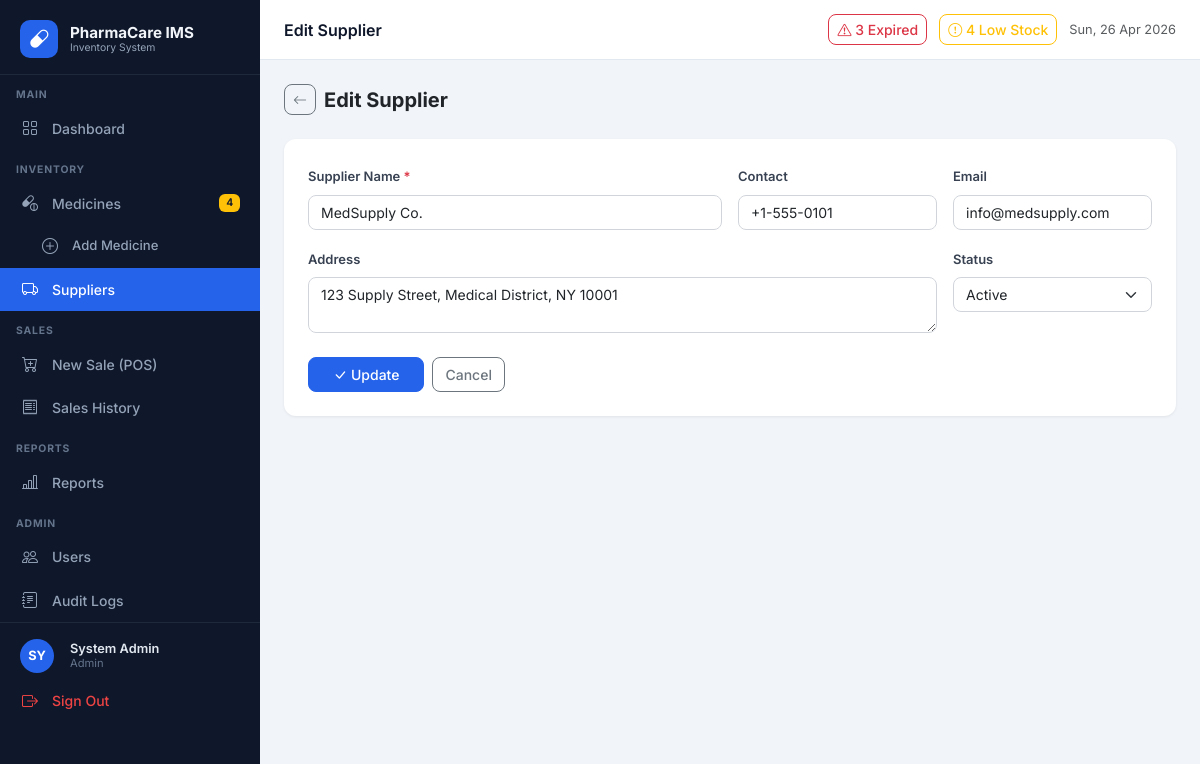
/suppliers/edit.php?id=1 (signed in), run on the app's committed database.
### tables this page shows
CREATE TABLE IF NOT EXISTS suppliers (
    id          INT AUTO_INCREMENT PRIMARY KEY,
    name        VARCHAR(100)                  NOT NULL,
    contact     VARCHAR(50),
    email       VARCHAR(100),
    address     TEXT,
    status      ENUM('active','inactive')      DEFAULT 'active',
    created_at  TIMESTAMP                      DEFAULT CURRENT_TIMESTAMP,
    updated_at  TIMESTAMP                      DEFAULT CURRENT_TIMESTAMP ON UPDATE CURRENT_TIMESTAMP
);

### includes/functions.php (called while the page is built, shortened)
<?php
function base_url(string $path = ''): string {
    static $base = null;
    if ($base === null) {
        $scheme  = (!empty($_SERVER['HTTPS']) && $_SERVER['HTTPS'] !== 'off') ? 'https' : 'http';
        $host    = $_SERVER['HTTP_HOST'] ?? 'localhost';
        $appAbsPath = rtrim(str_replace('\\', '/', dirname(__FILE__, 2)), '/');
        $docRoot    = rtrim(str_replace('\\', '/', $_SERVER['DOCUMENT_ROOT'] ?? ''), '/');
        if ($docRoot && strpos($appAbsPath, $docRoot) === 0) {
            $appWebPath = substr($appAbsPath, strlen($docRoot));
        } else {
            $scriptParts = explode('/', trim($_SERVER['SCRIPT_NAME'] ?? '', '/'));
            $depth       = count($scriptParts) - 1;
            $appWebPath  = '/' . implode('/', array_slice($scriptParts, 0, max(1, count($scriptParts) - $depth)));
            $script = $_SERVER['SCRIPT_NAME'] ?? '/index.php';
            $parts  = explode('/', trim($script, '/'));
            $known_subdirs = ['medicines','suppliers','sales','reports','users','audit_logs','api','config','includes'];
            $appParts = [];
            foreach ($parts as $p) {
                if (in_array($p, $known_subdirs)) break;
                $appParts[] = $p;
            }
            $appWebPath = '/' . implode('/', $appParts);
        }
        $appWebPath = rtrim($appWebPath, '/');
        $base = $scheme . '://' . $host . $appWebPath;
    }
    return $base . '/' . ltrim($path, '/');
}
function sanitize(string $value): string {
    return htmlspecialchars(trim($value), ENT_QUOTES, 'UTF-8');
}

### config/database.php (called while the page is built, shortened)
<?php
class Database {
    private static ?PDO $instance = null;
    public static function connect(): PDO {
        if (self::$instance === null) {
            $dsn = sprintf(
                'mysql:host=%s;dbname=%s;charset=%s',
                DB_HOST, DB_NAME, DB_CHARSET
            );
            $options = [
                PDO::ATTR_ERRMODE            => PDO::ERRMODE_EXCEPTION,
                PDO::ATTR_DEFAULT_FETCH_MODE => PDO::FETCH_ASSOC,
                PDO::ATTR_EMULATE_PREPARES   => false,
            ];
            try {
                self::$instance = new PDO($dsn, DB_USER, DB_PASS, $options);
            } catch (PDOException $e) {
                http_response_code(500);
                die(json_encode(['error' => 'Database connection failed: ' . $e->getMessage()]));
            }
        }
        return self::$instance;
    }
}
function db(): PDO {
    return Database::connect();
}

### suppliers/edit.php (the view, shortened to what this page needs)
<?php
require_once __DIR__ . '/../config/database.php';
require_once __DIR__ . '/../includes/functions.php';
$id = (int)($_GET['id'] ?? 0);
$stmt = db()->prepare("SELECT * FROM suppliers WHERE id=?");
$stmt->execute([$id]);
$data = $stmt->fetch();
require_once __DIR__ . '/../includes/header.php';
?>
<div class="d-flex align-items-center gap-2 mb-4">
  <a href="<?= base_url('suppliers/index.php') ?>" class="btn btn-sm btn-outline-secondary"><i class="bi bi-arrow-left"></i></a>
  <h5 class="mb-0 fw-bold">Edit Supplier</h5>
</div>
<div class="card table-card"><div class="card-body p-4">
  <form method="POST">
    <div class="row g-3">
      <div class="col-md-6">
        <label class="form-label">Supplier Name <span class="text-danger">*</span></label>
        <input type="text" name="name" class="form-control" value="<?= sanitize($data['name']) ?>" required/>
      </div>
      <div class="col-md-3">
        <label class="form-label">Contact</label>
        <input type="text" name="contact" class="form-control" value="<?= sanitize($data['contact'] ?? '') ?>"/>
      </div>
      <div class="col-md-3">
        <label class="form-label">Email</label>
        <input type="email" name="email" class="form-control" value="<?= sanitize($data['email'] ?? '') ?>"/>
      </div>
      <div class="col-md-9">
        <label class="form-label">Address</label>
        <textarea name="address" class="form-control" rows="2"><?= sanitize($data['address'] ?? '') ?></textarea>
      </div>
      <div class="col-md-3">
        <label class="form-label">Status</label>
        <select name="status" class="form-select">
          <option value="active"   <?= $data['status']==='active'  ?'selected':'' ?>>Active</option>
        </select>
      </div>
    </div>
    <div class="mt-4 d-flex gap-2">
      <button type="submit" class="btn btn-primary px-4"><i class="bi bi-check-lg me-1"></i>Update</button>
      <a href="<?= base_url('suppliers/index.php') ?>" class="btn btn-outline-secondary">Cancel</a>
    </div>
  </form>
</div></div>
<?php require_once __DIR__ . '/../includes/footer.php'; ?>

### includes/header.php (style rules this page uses)
:root { --sidebar-w: 260px; --primary: #2563eb; --primary-dk:#1d4ed8; --sidebar-bg:#0f172a; --sidebar-hover:#1e293b; --sidebar-active:#2563eb; --topbar-h: 60px; }
* { font-family: 'Inter', sans-serif; }
body { background:#f1f5f9; min-height:100vh; }
.table-card { border:none; border-radius:12px; overflow:hidden; box-shadow:0 1px 3px rgba(0,0,0,.07); }
.form-label { font-size:.8125rem; font-weight:600; color:#374151; }
.form-control, .form-select { border-radius:8px; border-color:#d1d5db; font-size:.875rem; }
.btn { border-radius:8px; font-size:.875rem; font-weight:500; }
.btn-primary { background:var(--primary); border-color:var(--primary); }

### data on the page
suppliers: name "MedSupply Co.", contact "+1-555-0101", email "info@medsupply.com", address "123 Supply Street, Medical District, NY 10001", status "Active"

### other printed values
APP_NAME "PharmaCare IMS"
$lowStockCount "4"
substr($_SESSION['user_name'] ?? 'U', 0, 2) "SY"
currentUserName() "System Admin"
currentUserRole() "Admin"
PAGE_TITLE "Edit Supplier"
$expiredCount "3"
